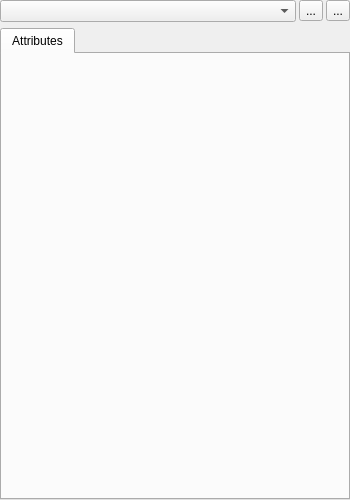
<?xml version="1.0" encoding="UTF-8"?>
<ui version="4.0">
 <class>IdentificationResultsWidgetBase</class>
 <widget class="QDockWidget" name="IdentificationResultsWidgetBase">
  <property name="geometry">
   <rect>
    <x>0</x>
    <y>0</y>
    <width>350</width>
    <height>500</height>
   </rect>
  </property>
  <widget class="QWidget" name="content">
   <layout class="QVBoxLayout" name="verticalLayout">
    <property name="leftMargin">
     <number>0</number>
    </property>
    <property name="topMargin">
     <number>0</number>
    </property>
    <property name="rightMargin">
     <number>0</number>
    </property>
    <property name="bottomMargin">
     <number>0</number>
    </property>
    <item>
     <layout class="QHBoxLayout" name="horizontalLayout">
      <property name="spacing">
       <number>3</number>
      </property>
      <item>
       <widget class="QComboBox" name="features_combobox"/>
      </item>
      <item>
       <widget class="QToolButton" name="edit_button">
        <property name="text">
         <string>...</string>
        </property>
       </widget>
      </item>
      <item>
       <widget class="QToolButton" name="extra_button">
        <property name="text">
         <string>...</string>
        </property>
       </widget>
      </item>
     </layout>
    </item>
    <item>
     <widget class="QTabWidget" name="tab_widget">
      <property name="currentIndex">
       <number>0</number>
      </property>
      <widget class="QWidget" name="attributes_tab">
       <attribute name="title">
        <string>Attributes</string>
       </attribute>
       <layout class="QVBoxLayout" name="verticalLayout_4">
        <property name="leftMargin">
         <number>0</number>
        </property>
        <property name="topMargin">
         <number>0</number>
        </property>
        <property name="rightMargin">
         <number>0</number>
        </property>
        <property name="bottomMargin">
         <number>0</number>
        </property>
       </layout>
      </widget>
     </widget>
    </item>
   </layout>
  </widget>
 </widget>
 <resources/>
 <connections/>
</ui>
